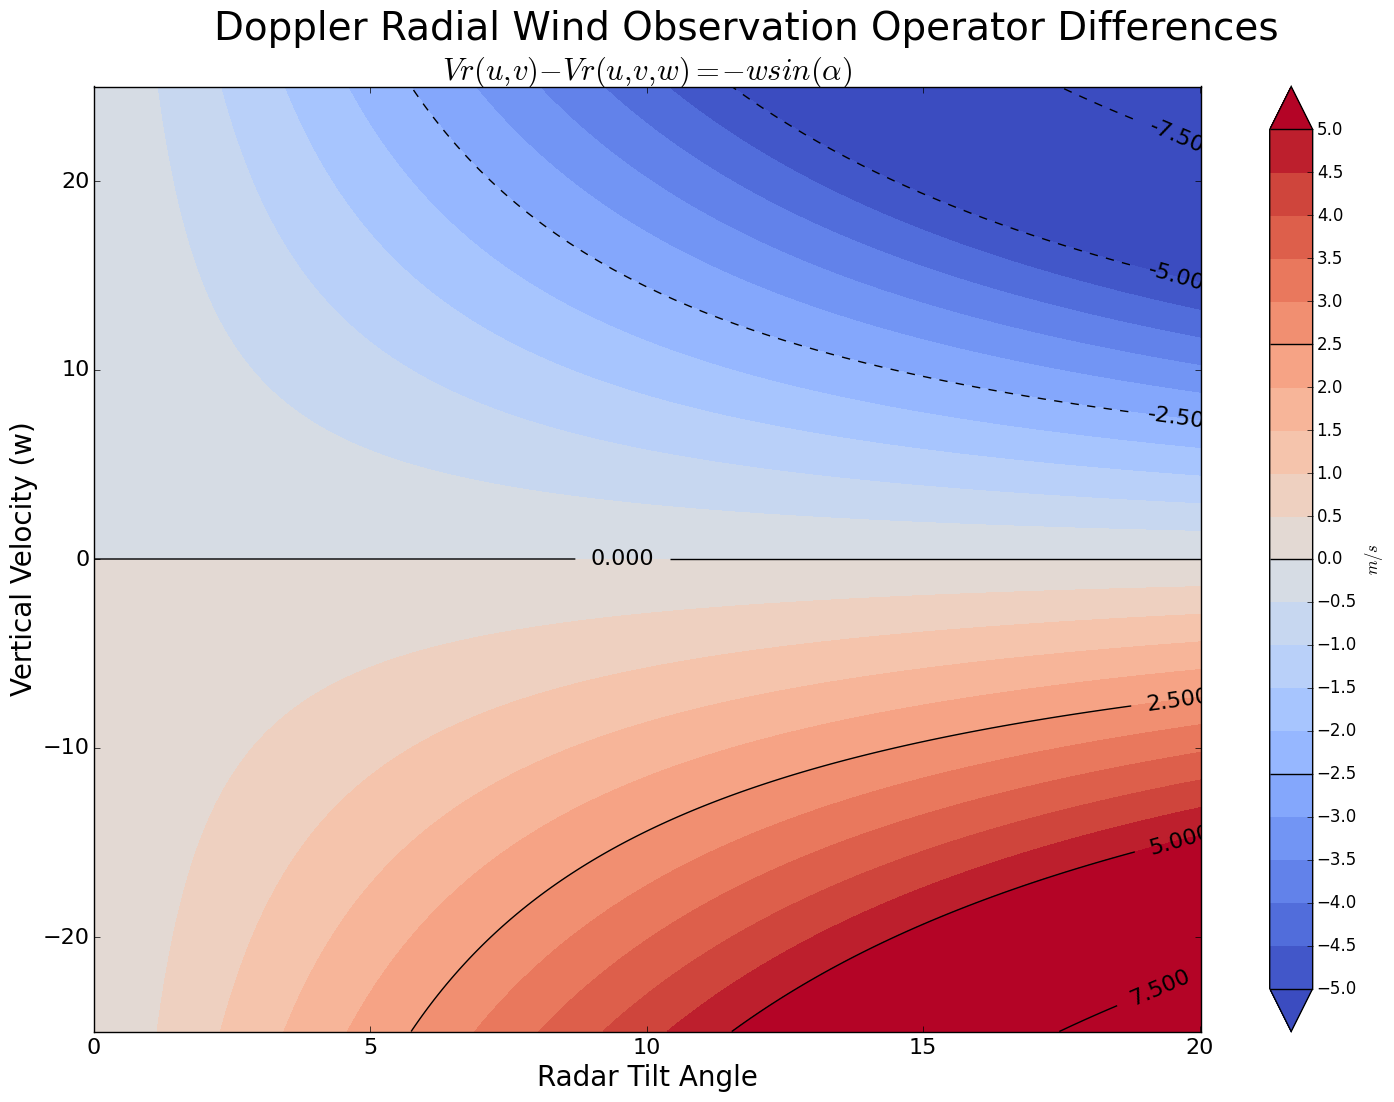

Recreate this plot in Python.
import numpy as np
import matplotlib.pyplot as plt
import matplotlib.colors as mcolors

u   =20.   #m/s
v   =20.   #m/s
wmin=-25.    #m/s
wmax=25    #m/s 
w   =np.arange(wmin,wmax+1,1) #m/s

theta= 0.      # deg (90 = North; 180 = West)
alphamax=20.    # deg
alphamin=0.    # deg
alpha = np.arange(alphamin,alphamax+0.01,0.01) # deg


# By default, the np trig library assumes radians. Convert degrees to radians.
alpha=np.radians(alpha)
theta=np.radians(theta)

# Define the trig parameters.
costilt = np.zeros(len(alpha))   # initialize to zeros. 
sintilt = np.zeros(len(alpha))   # initialize to zeros. 
cosanzm = np.cos(theta)
sinanzm = np.sin(theta)

for a in range(len(alpha)):
    costilt[a]= np.cos(alpha[a])
    sintilt[a]= np.sin(alpha[a])

#Vr  = np.zeros(shape=(len(w),len(alpha)))   # initialize to zeros.
#Vrw = np.zeros(shape=(len(w),len(alpha)))   # initialize to zeros.
Vrdiff = np.zeros(shape=(len(w),len(alpha)))   # initialize to zeros.

for j in range(len(alpha)):
    for i in range(len(w)):
# Ob operators.
#        Vr[i,j]  = u*cosanzm*costilt[j] + v*sinanzm*costilt[j] 
#        Vrw[i,j] = u*cosanzm*costilt[j] + v*sinanzm*costilt[j] + (w[i]        )*sintilt[j]
         Vrdiff[i,j]=-1*(w[i]        )*sintilt[j]

# Make the plot.
#diff=Vr  -Vrw
diff=Vrdiff

plt.figure(figsize=(15,11))

inc=1.
lev=15.
clevs=np.arange(-1*lev,lev+inc,inc)
inc=0.5;lev=5.
clevsdiff=np.arange(-1*lev,lev+inc,inc)

fig_title_fontsize=28
title_fontsize=22
clabel_fontsize=16
xy_label_fontsize=20

#Plot 1
ax3=plt.subplot(1,1,1)
plt.title(r'$Vr (u,v) - Vr (u,v,w) = -w sin(\alpha)$',fontsize=title_fontsize)
cs1=plt.contourf(np.degrees(alpha),w,diff,clevsdiff,cmap='coolwarm',extend='both')
plt.xlabel('Radar Tilt Angle',fontsize=xy_label_fontsize)
plt.ylabel('Vertical Velocity (w)',fontsize=xy_label_fontsize)
cs2=plt.contour(np.degrees(alpha),w,diff,colors='k')
cbar = plt.colorbar(cs1,ticks=clevsdiff)
cbar.add_lines(cs2)
#cbar.tick_params(labelsize=clabel_fontsize)
cbar.set_label('$m/s$')
plt.clabel(cs2, inline=1, fontsize=clabel_fontsize, colors='k')
plt.setp(ax3.get_xticklabels(), visible=True, fontsize=clabel_fontsize)
plt.setp(ax3.get_yticklabels(), visible=True, fontsize=clabel_fontsize)

plt.tight_layout()
plt.subplots_adjust(top=0.93)
plt.suptitle("Doppler Radial Wind Observation Operator Differences",fontsize=fig_title_fontsize,x=0.5, y=1.00)
plt.savefig('./ObsOpDiff_2.png',bbox_inches='tight')
   




